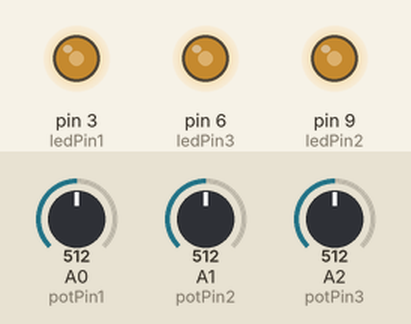
Recording of a sketch running on a simulated Arduino Uno, built with avr-gcc and run on an emulated ATmega328P. Parts: output pins drawn as LEDs (lit = HIGH). The inputs (shaded band) are chosen by the test bench; at power-on: A0 (potPin1) = 512, A1 (potPin2) = 512, A2 (potPin3) = 512.

Above: at 1.2 s.
1.3 s: A0 (potPin1) set to 716
At 2.5 s:
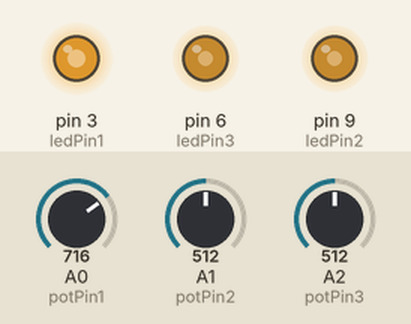
2.8 s: A1 (potPin2) set to 716
At 3.7 s:
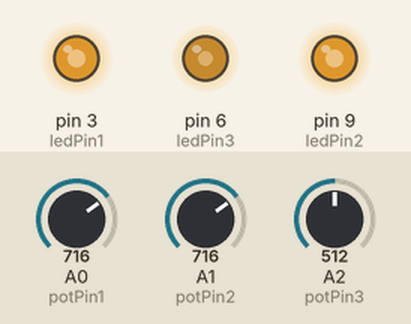
4.3 s: A2 (potPin3) set to 716
At 4.8 s:
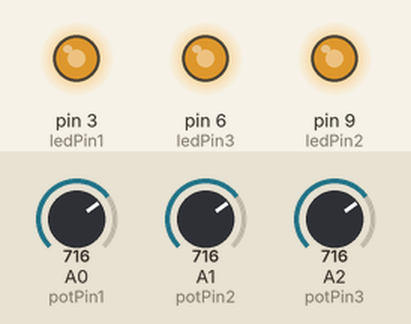
5.8 s: A0 (potPin1) set to 900
At 7.0 s:
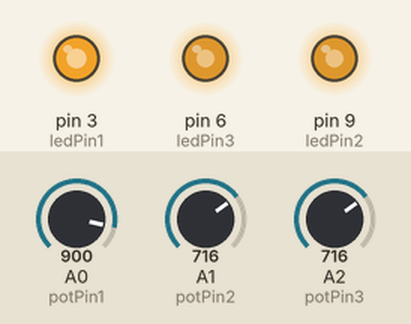
7.3 s: A1 (potPin2) set to 900
At 8.3 s:
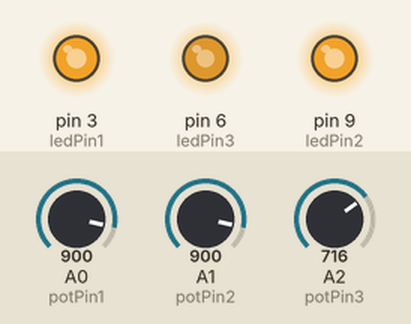
8.8 s: A2 (potPin3) set to 900
At 9.4 s:
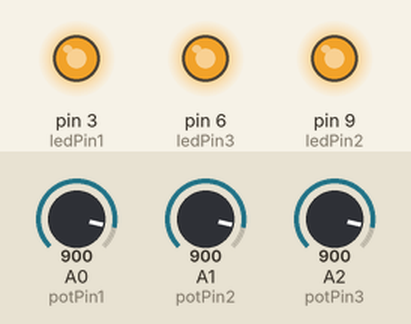
Timing chart, 0 to 11.3 s (numbered marks = the images above; inputs shaded):
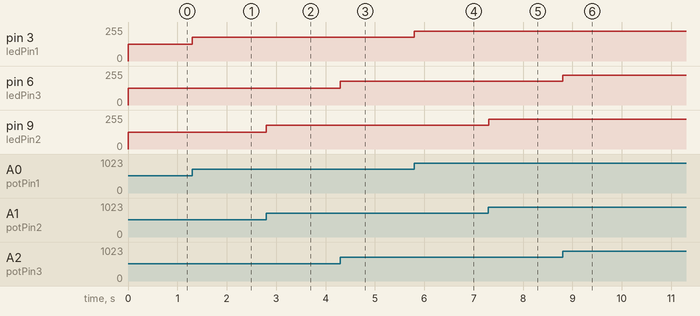

The sketch:

3_potentiometers_RGB.ino
```cpp
const int potPin1 = A0;
const int potPin2 = A1;
const int potPin3 = A2;

const int ledPin1 = 3;
const int ledPin2 = 9;
const int ledPin3 = 6;
int potValue1 = 0, ledValue1 = 0;
int potValue2 = 0, ledValue2 = 0;
int potValue3 = 0, ledValue3 = 0;

void setup() {

pinMode(potPin1, INPUT);
pinMode(potPin2, INPUT);
pinMode(potPin3, INPUT);
pinMode(ledPin1, OUTPUT);
pinMode(ledPin2, OUTPUT);
pinMode(ledPin3, OUTPUT);

}

void loop() {

  potValue1 = analogRead(potPin1);
  ledValue1 = map(potValue1, 0, 1023, 0, 255);
  analogWrite(ledPin1, ledValue1);

  potValue2 = analogRead(potPin2);
  ledValue2 = map(potValue2, 0, 1023, 0, 255);
  analogWrite(ledPin2, ledValue2);

  potValue3 = analogRead(potPin3);
  ledValue3 = map(potValue3, 0, 1023, 0, 255);
  analogWrite(ledPin3, ledValue3);

}
```

Measured:
- after the input at 1.3 s, pin 3 (ledPin1): 127/255 → 178/255 at once
- after the input at 2.8 s, pin 9 (ledPin2): 127/255 → 178/255 at once
- after the input at 4.3 s, pin 6 (ledPin3): 127/255 → 178/255 at once
- after the input at 5.8 s, pin 3 (ledPin1): 178/255 → 224/255 at once
- after the input at 7.3 s, pin 9 (ledPin2): 178/255 → 224/255 at once
- after the input at 8.8 s, pin 6 (ledPin3): 178/255 → 224/255 at once
